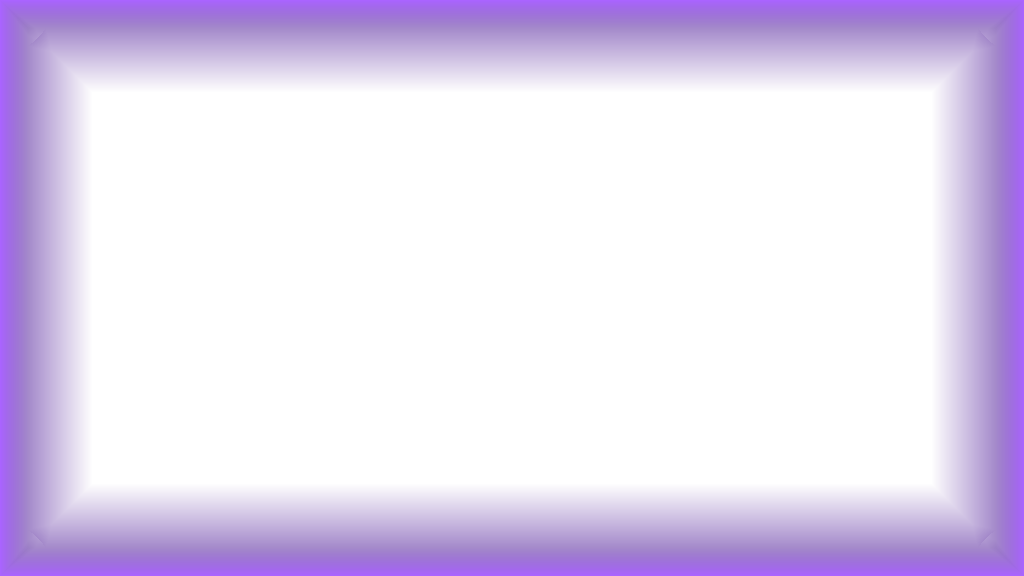
#> input picture addons/OmaDemon/art/edge.png, 1024 x 576 px
$ python make_looks.py
#> lines starting #> are read from the running program, lines starting #| are printed output that depends on the picture
# OmaDemon edge looks (sheet 50 v6, approved 2026-11-13 "Yes, build all four"): Default, Fel, Smoke, Soul drain.
# Every look is Blizzard's edge band (edge-<colour>.tga) plus a few WHITE alpha textures the game tints with the
# Warning colour's ramp (deep / colour / hot). Screen-shaped textures are 1024x576 (stretched over the screen like
# edge.tga); tiles wrap. Nothing flashes; the band's own breath drives all of it.
#   fel_inner / fel_mid / fel_hot  screen  the band's inner edge shaped into still, uneven flame tongues (3 ramp steps)
#   smoke                          512x512 tile   soft billows with near-empty gaps (scrolled up under the band mask)
#   strands                        1024x256 tile  thin threads along x (scrolled along each side under its side mask)
#   mask_band                      screen  the band, widened a little (what the smoke shows through)
#   mask_t/b/l/r                   screen  the same, one side each, soft seams (what the strands show through)
#   edgerim                        screen  the outermost part of the band (the hot layer for Smoke)
# Run: python -I make_looks.py      (from this folder; writes .tga + .png)
import numpy as np
from PIL import Image
W, H = 1024, 576

def ss(a, b, x): x = np.clip((x - a) / (b - a), 0, 1); return x * x * (3 - 2 * x)
def save(a, name):
    a = (np.clip(a, 0, 1) * 255).astype('uint8'); im = Image.new('RGBA', (a.shape[1], a.shape[0]), (255, 255, 255, 0))
    im.putalpha(Image.fromarray(a)); im.save(name + '.tga'); im.save(name + '.png'); print(name, a.shape)
def fbm(w, h, power, lo, hi, stretch, seed):
    r = np.random.default_rng(seed)
    fy = np.fft.fftfreq(h)[:, None] * stretch[1]; fx = np.fft.fftfreq(w)[None, :] * stretch[0]
    f = np.sqrt(fx * fx + fy * fy); f[0, 0] = 1
    amp = 1 / f ** power; amp[f > hi] = 0; amp[f < lo] = 0
    n = np.real(np.fft.ifft2(amp * np.exp(2j * np.pi * r.random((h, w))))); n -= n.min(); return n / n.max()

B = np.array(Image.open('edge.png').convert('RGBA')).astype(float)[..., 3] / 255
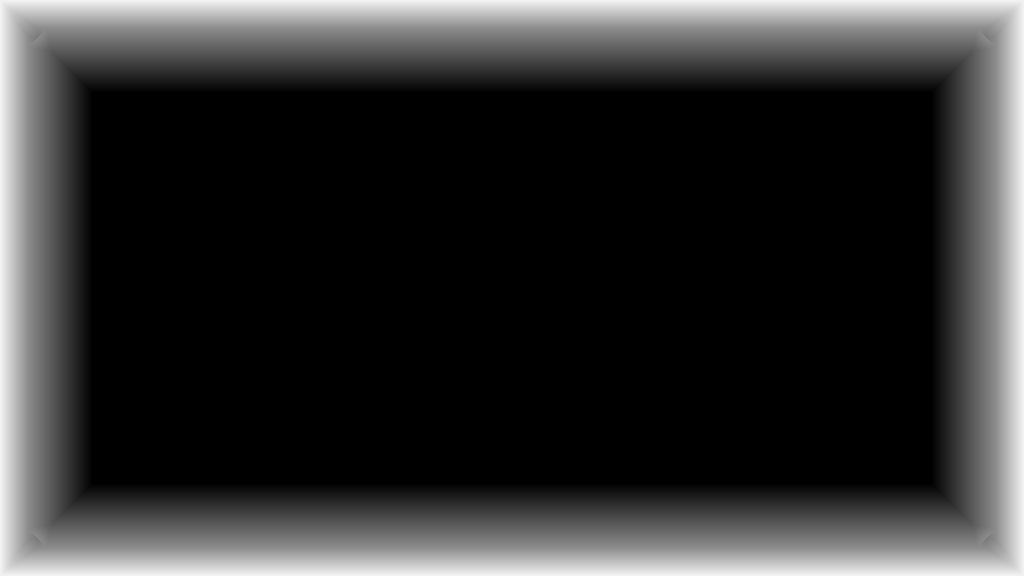
#> B: shape (576, 1024) float64; min 0, max 0.949, mean 0.195
yy, xx = np.mgrid[0:H, 0:W]

# ---- Fel: tongues along the band's inner edge, uneven, fading out at the corners ----
dl, dr, dt, db = xx, W - 1 - xx, yy, H - 1 - yy
near = np.argmin(np.stack([dt, dr, db, dl]), axis=0)
s = np.where(near == 0, xx, np.where(near == 1, W + yy, np.where(near == 2, W + H + (W - xx), 2 * W + H + (H - yy)))).astype(float)
L = 2 * (W + H); r = np.random.default_rng(11)
pos, p = [], 0
while p < L: p += r.uniform(64, 136); pos.append(p)
T = np.zeros_like(s)
for c in pos:
    hgt, wid = r.uniform(.35, 1) ** 1.3, r.uniform(13, 24)
    d = np.abs(((s - c + L / 2) % L) - L / 2); T = np.maximum(T, hgt * np.exp(-(d / wid) ** 2))
along = np.minimum(np.abs(np.minimum(xx, W - 1 - xx) - np.minimum(yy, H - 1 - yy)), 160) / 160
T *= ss(0, 1, along)
e = 1.6 * (1 - ss(0, .35, T)) + np.where(T > 0, 1 / (.45 + 1.6 * T), 1.6) * ss(0, .35, T)
F = B ** e
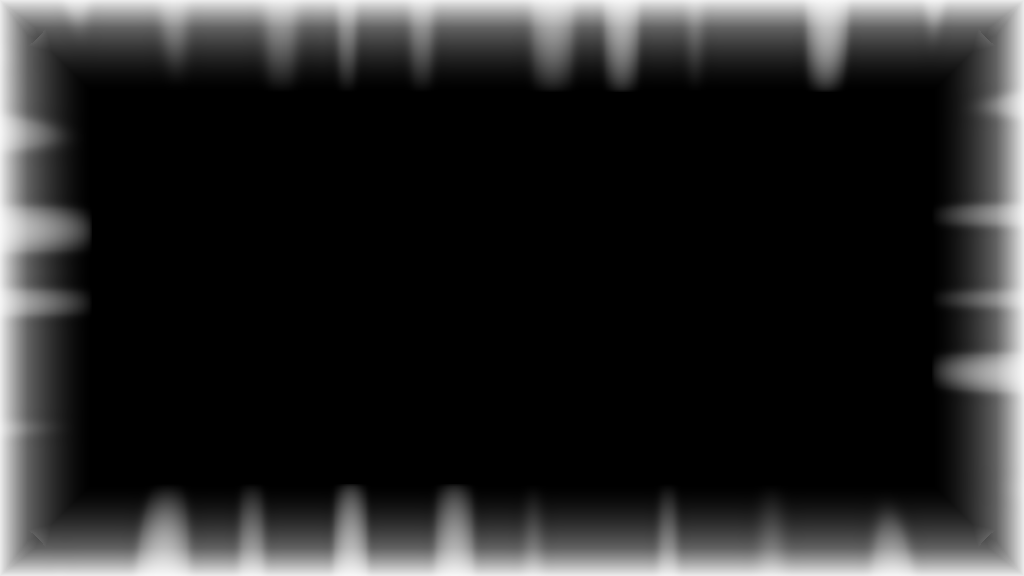
#> F: shape (576, 1024) float64; min 0, max 0.975, mean 0.157
save(ss(.03, .4, F), 'fel_inner'); save(ss(.35, .8, F), 'fel_mid'); save(ss(.72, 1, F), 'fel_hot')
#| fel_inner (576, 1024)
#> in ss (call 5), `return x * x * (3 - 2 * x)`:
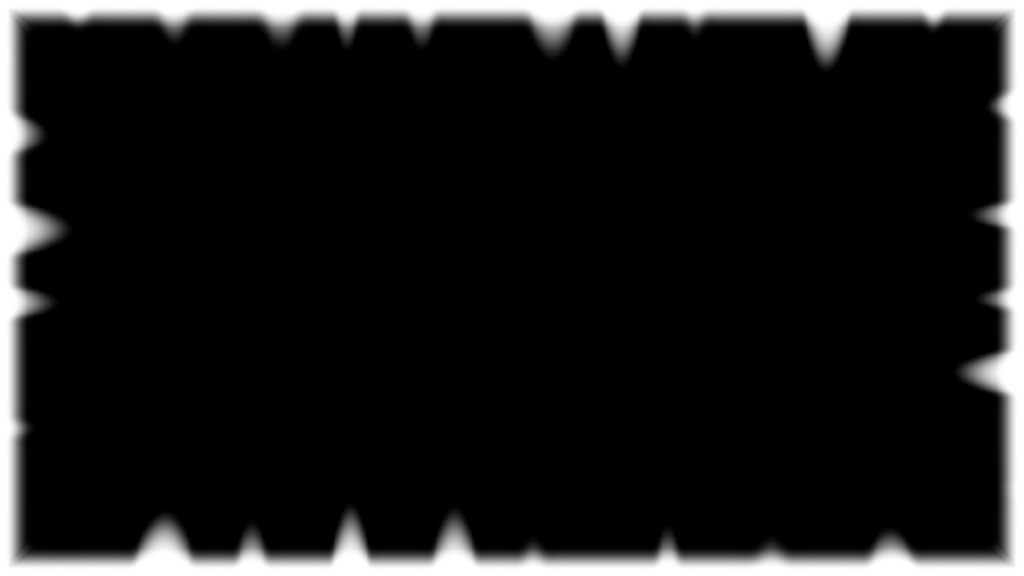
#> returned value: shape (576, 1024) float64; min 0, max 1, mean 0.11
#| fel_mid (576, 1024)
#| fel_hot (576, 1024)

# ---- masks ----
wide = ss(0, .55, B); save(wide, 'mask_band')
#> in ss (call 7), `return x * x * (3 - 2 * x)`:
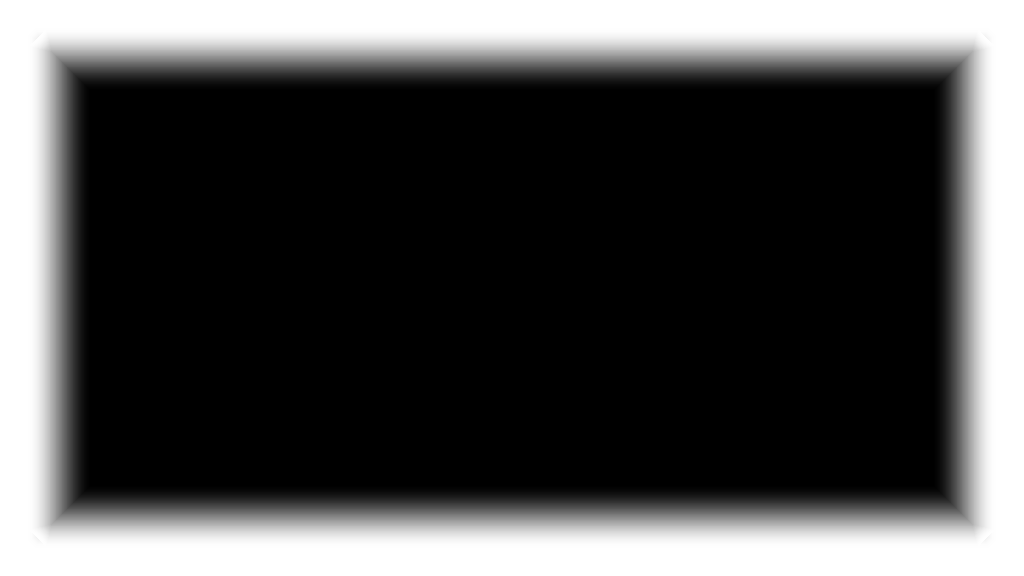
#> returned value: shape (576, 1024) float64; min 0, max 1, mean 0.301
#| mask_band (576, 1024)
dx, dy = (xx - W / 2) / (W / 2), (yy - H / 2) / (H / 2)
wv = ss(-.15, .15, np.abs(dy) - np.abs(dx)); wh = 1 - wv
for k, w in {'t': wv * (dy < 0), 'b': wv * (dy >= 0), 'l': wh * (dx < 0), 'r': wh * (dx >= 0)}.items(): save(w * wide, 'mask_' + k)
#> this loop made 4 passes
#| mask_t (576, 1024)
#| mask_b (576, 1024)
#| mask_l (576, 1024)
#| mask_r (576, 1024)
save(ss(.82, 1, B) ** 1.4, 'edgerim')
#> in ss (call 9), `x = np.clip((x - a) / (b - a), 0, 1)`:
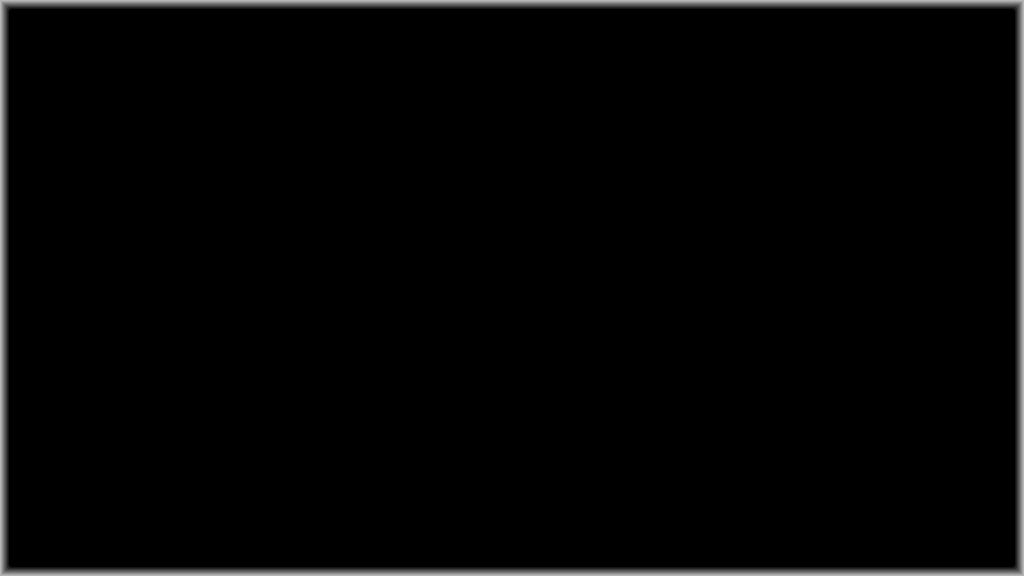
#> x: shape (576, 1024) float64; min 0, max 0.717, mean 0.0194
#| edgerim (576, 1024)

# ---- tiles ----
sm = fbm(512, 512, 2.0, 1 / 256, 1 / 40, (1, 1.6), 23)
save(ss(.15, .75, np.clip((sm - .3) / .55, 0, 1) ** 1.2), 'smoke')
#> in save (call 10), `im.putalpha(Image.fromarray(a))`:
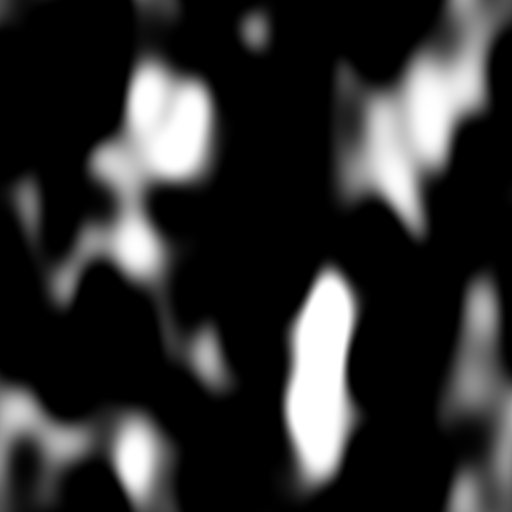
#> a: shape (512, 512); min 0, max 255, mean 48.3
#| smoke (512, 512)
st = fbm(1024, 256, 1.6, 1 / 200, 1 / 4, (7, 1), 31)
save(np.clip((st - .5) / .35, 0, 1) ** 1.4, 'strands')
#> in save (call 11), `im.putalpha(Image.fromarray(a))`:
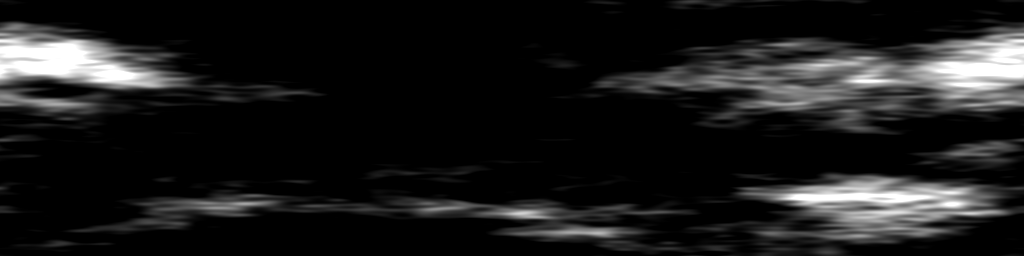
#> a: shape (256, 1024); min 0, max 255, mean 27.3
#| strands (256, 1024)
